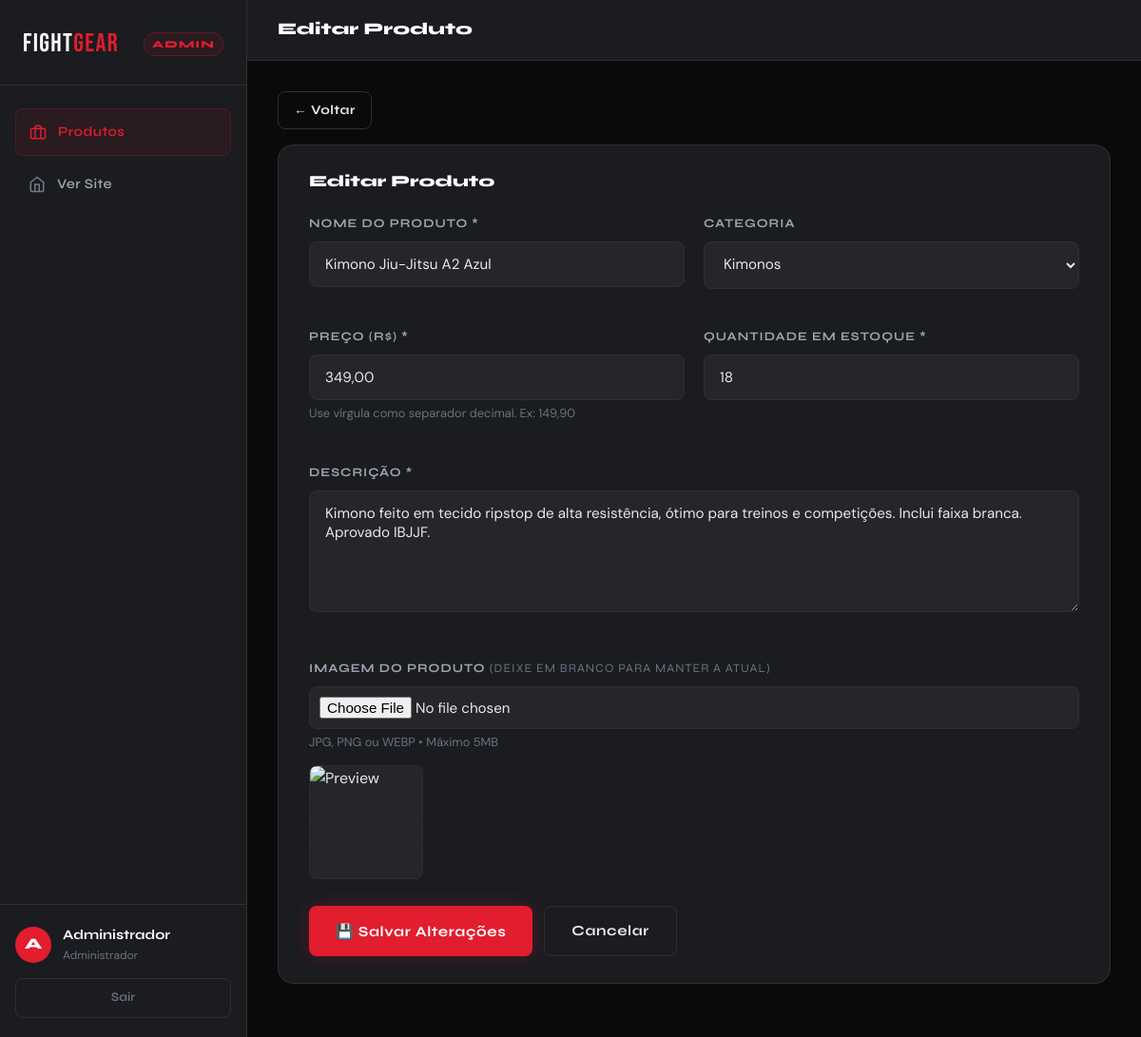
The page /admin/produtos.php?action=edit&id=2 (signed in) on the database its author committed.
### tables this page shows
CREATE TABLE IF NOT EXISTS `produtos` (
  `id`          INT UNSIGNED    NOT NULL AUTO_INCREMENT,
  `nome`        VARCHAR(200)    NOT NULL,
  `descricao`   TEXT            NOT NULL,
  `preco`       DECIMAL(10,2)   NOT NULL,
  `estoque`     INT UNSIGNED    NOT NULL DEFAULT 0,
  `imagem`      VARCHAR(255)             DEFAULT NULL,
  `categoria`   VARCHAR(80)              DEFAULT NULL,
  `criado_em`   DATETIME        NOT NULL DEFAULT CURRENT_TIMESTAMP,
  `atualizado_em` DATETIME      NOT NULL DEFAULT CURRENT_TIMESTAMP ON UPDATE CURRENT_TIMESTAMP,
  PRIMARY KEY (`id`)
);

### controllers/ProdutoController.php (called while the page is built, shortened)
<?php
require_once __DIR__ . '/../config/app.php';
require_once __DIR__ . '/../models/Produto.php';
$action = $_GET['action'] ?? 'list';
if ($action === 'edit' && $_SERVER['REQUEST_METHOD'] === 'GET') {
    $id = (int)($_GET['id'] ?? 0);
    $produto = Produto::findById($id);
}

### models/Produto.php (called while the page is built, shortened)
<?php
require_once __DIR__ . '/../config/app.php';
class Produto {
    public static function findById(int $id): ?array {
        $db = getDB();
        $stmt = $db->prepare("SELECT * FROM produtos WHERE id = ? LIMIT 1");
        $stmt->execute([$id]);
        $produto = $stmt->fetch();
        return $produto ?: null;
    }
    public static function imagemUrl(?string $imagem): string {
        return DEFAULT_IMG;
    }
}

### config/app.php (called while the page is built, shortened)
<?php
function e(string $str): string {
    return htmlspecialchars($str, ENT_QUOTES, 'UTF-8');
}

### admin/produtos.php (the view, shortened to what this page needs)
<?php
require_once __DIR__ . '/../config/app.php';
require_once __DIR__ . '/../models/Produto.php';
require_once __DIR__ . '/../controllers/ProdutoController.php';
require_once __DIR__ . '/../views/partials/admin_header.php';
?>
<?php if ($action === 'create' || $action === 'edit'): ?>
<?php
$isEdit    = $action === 'edit' && $produto;
$formAction = BASE_URL . '/admin/produtos.php?action=' . $action;
$categoriasOpcoes = ['Luvas', 'Kimonos', 'Proteção', 'Equipamentos', 'Acessórios', 'Roupas', 'Calçados', 'Outros'];
?>
<div style="margin-bottom:16px;">
    <a href="<?= BASE_URL ?>/admin/produtos.php" class="btn btn-outline btn-sm">← Voltar</a>
</div>
<div class="admin-card">
    <div class="admin-card-header">
        <h2 class="admin-card-title"><?= $isEdit ? 'Editar Produto' : 'Novo Produto' ?></h2>
    </div>
    <form method="POST" action="<?= $formAction ?>" enctype="multipart/form-data" novalidate>
        <div class="form-grid">
            <div class="form-group">
                <label class="form-label" for="nome">Nome do Produto *</label>
                <input
                    type="text"
                    id="nome"
                    name="nome"
                    class="form-control"
                    placeholder="Ex: Luva de Boxe Pro 14oz"
                    value="<?= e($produto['nome'] ?? $_POST['nome'] ?? '') ?>"
                    required
                    maxlength="200"
                >
            </div>
            <div class="form-group">
                <label class="form-label" for="categoria">Categoria</label>
                <select id="categoria" name="categoria" class="form-control">
                    <?php
                    $catAtual = $produto['categoria'] ?? $_POST['categoria'] ?? '';
                    foreach ($categoriasOpcoes as $cat):
                    ?>
                    <option value="<?= e($cat) ?>" <?= $catAtual === $cat ? 'selected' : '' ?>>
                        <?= e($cat) ?>
                    </option>
                    <?php endforeach; ?>
                </select>
            </div>
            <div class="form-group">
                <label class="form-label" for="preco">Preço (R$) *</label>
                <input
                    type="text"
                    id="preco"
                    name="preco"
                    class="form-control"
                    placeholder="0,00"
                    value="<?= e(isset($produto['preco']) ? number_format((float)$produto['preco'], 2, ',', '.') : ($_POST['preco'] ?? '')) ?>"
                    required
                >
                <span class="form-hint">Use vírgula como separador decimal. Ex: 149,90</span>
            </div>
            <div class="form-group">
                <label class="form-label" for="estoque">Quantidade em Estoque *</label>
                <input
                    type="number"
                    id="estoque"
                    name="estoque"
                    class="form-control"
                    placeholder="0"
                    value="<?= e($produto['estoque'] ?? $_POST['estoque'] ?? '0') ?>"
                    min="0"
                    required
                >
            </div>
            <div class="form-group form-group-full">
                <label class="form-label" for="descricao">Descrição *</label>
                <textarea
                    id="descricao"
                    name="descricao"
                    class="form-control"
                    placeholder="Descreva o produto: material, características, tamanho disponível..."
                    required
                    rows="5"
                ><?= e($produto['descricao'] ?? $_POST['descricao'] ?? '') ?></textarea>
            </div>
            <div class="form-group form-group-full">
                <label class="form-label" for="imagem">
                    Imagem do Produto
                    <?= $isEdit ? '<span style="color:var(--muted);font-weight:300;">(deixe em branco para manter a atual)</span>' : '' ?>
                </label>
                <input
                    type="file"
                    id="imagem"
                    name="imagem"
                    class="form-control"
                    accept="image/jpeg,image/png,image/webp,image/gif"
                    data-preview="imgPreview"
                    style="padding:10px;"
                >
                <span class="form-hint">JPG, PNG ou WEBP • Máximo 5MB</span>
                <div class="image-preview-wrap" style="<?= $isEdit ? '' : 'display:none;' ?>" id="imgPreviewWrap">
                    <img
                        id="imgPreview"
                        src="<?= $isEdit ? e(Produto::imagemUrl($produto['imagem'])) : '' ?>"
                        alt="Preview"
                        style="<?= $isEdit ? '' : 'display:none;' ?>"
                    >
                </div>
            </div>
        </div>
        <div style="display:flex;gap:12px;margin-top:8px;">
            <button type="submit" class="btn btn-primary">
                <?= $isEdit ? '💾 Salvar Alterações' : '+ Adicionar Produto' ?>
            </button>
            <a href="<?= BASE_URL ?>/admin/produtos.php" class="btn btn-outline">Cancelar</a>
        </div>
    </form>
</div>
<?php endif;  ?>
<?php require_once __DIR__ . '/../views/partials/admin_footer.php'; ?>

### public/css/style.css (style rules this page uses)
*, *::before, *::after { box-sizing: border-box; margin: 0; padding: 0; }
:root { --black: #0a0a0a; --dark: #111214; --dark2: #1a1c20; --dark3: #242629; --border: #2e3035; --muted: #6b7280; --text: #e8e9eb; --text-dim: #9ca3af; --white: #ffffff; --red: #e11d2e; --red-dark: #b91c1c; --red-glow: rgba(225, 29, 46, 0.25); --red-faint:rgba(225, 29, 46, 0.08); --gold: #f59e0b; --font-display: 'Bebas Neue', sans-serif; --font-heading: 'Syne', sans-serif; --font-body: 'DM Sans', sans-serif; --radius: 8px; --radius-lg:16px; --shadow: 0 4px 24px rgba(0,0,0,0.4); --shadow-lg:0 8px 48px rgba(0,0,0,0.6); --transition: 0.22s cubic-bezier(0.4, 0, 0.2, 1); }
html { scroll-behavior: smooth; }
body { background: var(--black); color: var(--text); font-family: var(--font-body); font-size: 16px; line-height: 1.65; -webkit-font-smoothing: antialiased; overflow-x: hidden; }
img { max-width: 100%; display: block; }
a { color: inherit; text-decoration: none; }
h1, h2, h3, h4 { font-family: var(--font-heading); font-weight: 800; line-height: 1.15; }
.btn { display: inline-flex; align-items: center; justify-content: center; gap: 8px; padding: 13px 28px; border-radius: var(--radius); font-family: var(--font-heading); font-weight: 700; font-size: 0.95rem; letter-spacing: 0.04em; cursor: pointer; border: none; transition: var(--transition); white-space: nowrap; }
.btn-primary { background: var(--red); color: var(--white); box-shadow: 0 0 20px var(--red-glow); }
.btn-outline { background: transparent; color: var(--text); border: 1.5px solid var(--border); }
.btn-sm { padding: 8px 16px; font-size: 0.85rem; }
.form-group { margin-bottom: 20px; }
.form-label { display: block; font-family: var(--font-heading); font-size: 0.8rem; font-weight: 700; letter-spacing: 0.08em; text-transform: uppercase; color: var(--text-dim); margin-bottom: 8px; }
.form-control { width: 100%; background: var(--dark3); border: 1.5px solid var(--border); color: var(--text); padding: 13px 16px; border-radius: var(--radius); font-family: var(--font-body); font-size: 0.95rem; transition: var(--transition); }
.form-control::placeholder { color: var(--muted); }
textarea.form-control { resize: vertical; min-height: 110px; }

### public/css/admin.css (style rules this page uses)
.admin-body { background: var(--black); overflow-x: hidden; }
.admin-card { background: var(--dark2); border: 1px solid var(--border); border-radius: var(--radius-lg); padding: 28px 32px; margin-bottom: 24px; }
.admin-card-header { display: flex; align-items: center; justify-content: space-between; margin-bottom: 24px; gap: 16px; flex-wrap: wrap; }
.admin-card-title { font-family: var(--font-heading); font-size: 1.05rem; font-weight: 800; color: var(--white); }
.form-grid { display: grid; grid-template-columns: 1fr 1fr; gap: 20px; }
.form-group-full { grid-column: 1 / -1; }
.form-hint { font-size: 0.8rem; color: var(--muted); margin-top: 6px; }
.image-preview-wrap { margin-top: 12px; width: 120px; height: 120px; border-radius: var(--radius); border: 1.5px dashed var(--border); overflow: hidden; display: flex; align-items: center; justify-content: center; background: var(--dark3); }
.image-preview-wrap img { width: 100%; height: 100%; object-fit: cover; }

### rows shown on the page
produtos: nome "Kimono Jiu-Jitsu A2 Azul", preco "349,00", estoque "18", descricao "Kimono feito em tecido ripstop de alta resistência, ótimo para treinos e competições. Inclui faixa branca. Aprovado IBJJF."

### other values the page prints
substr($_SESSION['user_nome'] ?? 'A', 0, 1) "A"
$_SESSION['user_nome'] "Administrador"
$pageTitle "Editar Produto"
form field categoria "Kimonos"
